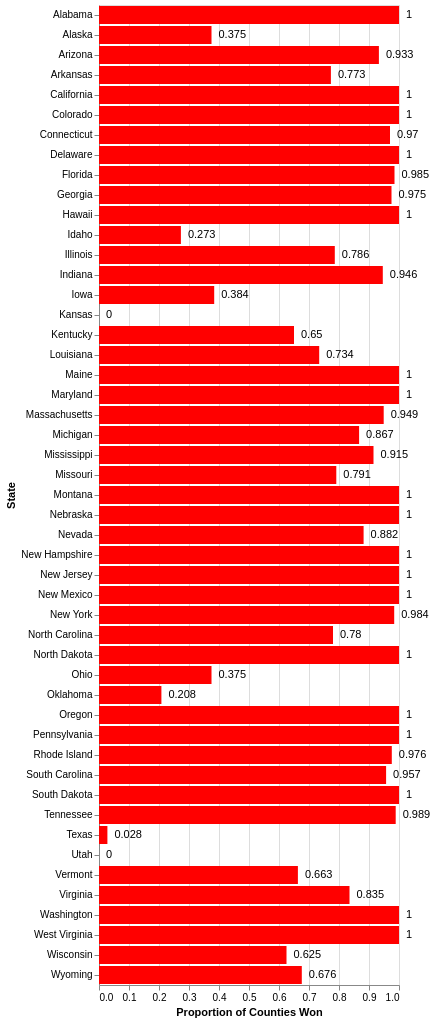

Source (Vega-Lite JSON):
### Vega-Lite specification from a JSON file in a GitHub repository (floating-point values rounded to 4 significant figures)
{"$schema": "https://vega.github.io/schema/vega-lite/v3.json", "description": "The proportion of counties Trump won in each state.", "data": {"values": [{"color": "red", "State": "Alabama", "Proportion of Counties Won": "1.000"}, {"color": "red", "State": "Alaska", "Proportion of Counties Won": "0.375"}, {"color": "red", "State": "Arizona", "Proportion of Counties Won": "0.933"}, {"color": "red", "State": "Arkansas", "Proportion of Counties Won": "0.773"}, {"color": "red", "State": "California", "Proportion of Counties Won": "1.000"}, {"color": "red", "State": "Colorado", "Proportion of Counties Won": "1.000"}, {"color": "red", "State": "Connecticut", "Proportion of Counties Won": "0.970"}, {"color": "red", "State": "Delaware", "Proportion of Counties Won": "1.000"}, {"color": "red", "State": "Florida", "Proportion of Counties Won": "0.985"}, {"color": "red", "State": "Georgia", "Proportion of Counties Won": "0.975"}, {"color": "red", "State": "Hawaii", "Proportion of Counties Won": "1.000"}, {"color": "red", "State": "Idaho", "Proportion of Counties Won": "0.273"}, {"color": "red", "State": "Illinois", "Proportion of Counties Won": "0.786"}, {"color": "red", "State": "Indiana", "Proportion of Counties Won": "0.946"}, {"color": "red", "State": "Iowa", "Proportion of Counties Won": "0.384"}, {"color": "red", "State": "Kansas", "Proportion of Counties Won": "0.000"}, {"color": "red", "State": "Kentucky", "Proportion of Counties Won": "0.650"}, {"color": "red", "State": "Louisiana", "Proportion of Counties Won": "0.734"}, {"color": "red", "State": "Maine", "Proportion of Counties Won": "1.000"}, {"color": "red", "State": "Maryland", "Proportion of Counties Won": "1.000"}, {"color": "red", "State": "Massachusetts", "Proportion of Counties Won": "0.949"}, {"color": "red", "State": "Michigan", "Proportion of Counties Won": "0.867"}, {"color": "red", "State": "Mississippi", "Proportion of Counties Won": "0.915"}, {"color": "red", "State": "Missouri", "Proportion of Counties Won": "0.791"}, {"color": "red", "State": "Montana", "Proportion of Counties Won": "1.000"}, {"color": "red", "State": "Nebraska", "Proportion of Counties Won": "1.000"}, {"color": "red", "State": "Nevada", "Proportion of Counties Won": "0.882"}, {"color": "red", "State": "New Hampshire", "Proportion of Counties Won": "1.000"}, {"color": "red", "State": "New Jersey", "Proportion of Counties Won": "1.000"}, {"color": "red", "State": "New Mexico", "Proportion of Counties Won": "1.000"}, {"color": "red", "State": "New York", "Proportion of Counties Won": "0.984"}, {"color": "red", "State": "North Carolina", "Proportion of Counties Won": "0.780"}, {"color": "red", "State": "North Dakota", "Proportion of Counties Won": "1.000"}, {"color": "red", "State": "Ohio", "Proportion of Counties Won": "0.375"}, {"color": "red", "State": "Oklahoma", "Proportion of Counties Won": "0.208"}, {"color": "red", "State": "Oregon", "Proportion of Counties Won": "1.000"}, {"color": "red", "State": "Pennsylvania", "Proportion of Counties Won": "1.000"}, {"color": "red", "State": "Rhode Island", "Proportion of Counties Won": "0.976"}, {"color": "red", "State": "South Carolina", "Proportion of Counties Won": "0.957"}, {"color": "red", "State": "South Dakota", "Proportion of Counties Won": "1.000"}, {"color": "red", "State": "Tennessee", "Proportion of Counties Won": "0.989"}, {"color": "red", "State": "Texas", "Proportion of Counties Won": "0.028"}, {"color": "red", "State": "Utah", "Proportion of Counties Won": "0.000"}, {"color": "red", "State": "Vermont", "Proportion of Counties Won": "0.663"}, {"color": "red", "State": "Virginia", "Proportion of Counties Won": "0.835"}, {"color": "red", "State": "Washington", "Proportion of Counties Won": "1.000"}, {"color": "red", "State": "West Virginia", "Proportion of Counties Won": "1.000"}, {"color": "red", "State": "Wisconsin", "Proportion of Counties Won": "0.625"}, {"color": "red", "State": "Wyoming", "Proportion of Counties Won": "0.676"}]}, "transform": [{"calculate": "toString('black')", "as": "color2"}], "encoding": {"y": {"field": "State", "type": "ordinal"}, "x": {"field": "Proportion of Counties Won", "type": "quantitative"}, "color": {"field": "color", "type": "nominal", "scale": null}}, "layer": [{"mark": "bar"}, {"mark": {"type": "text", "align": "left", "baseline": "middle", "dx": 7}, "encoding": {"text": {"field": "Proportion of Counties Won", "type": "quantitative"}, "color": {"field": "color2", "type": "ordinal", "scale": null}}}]}
